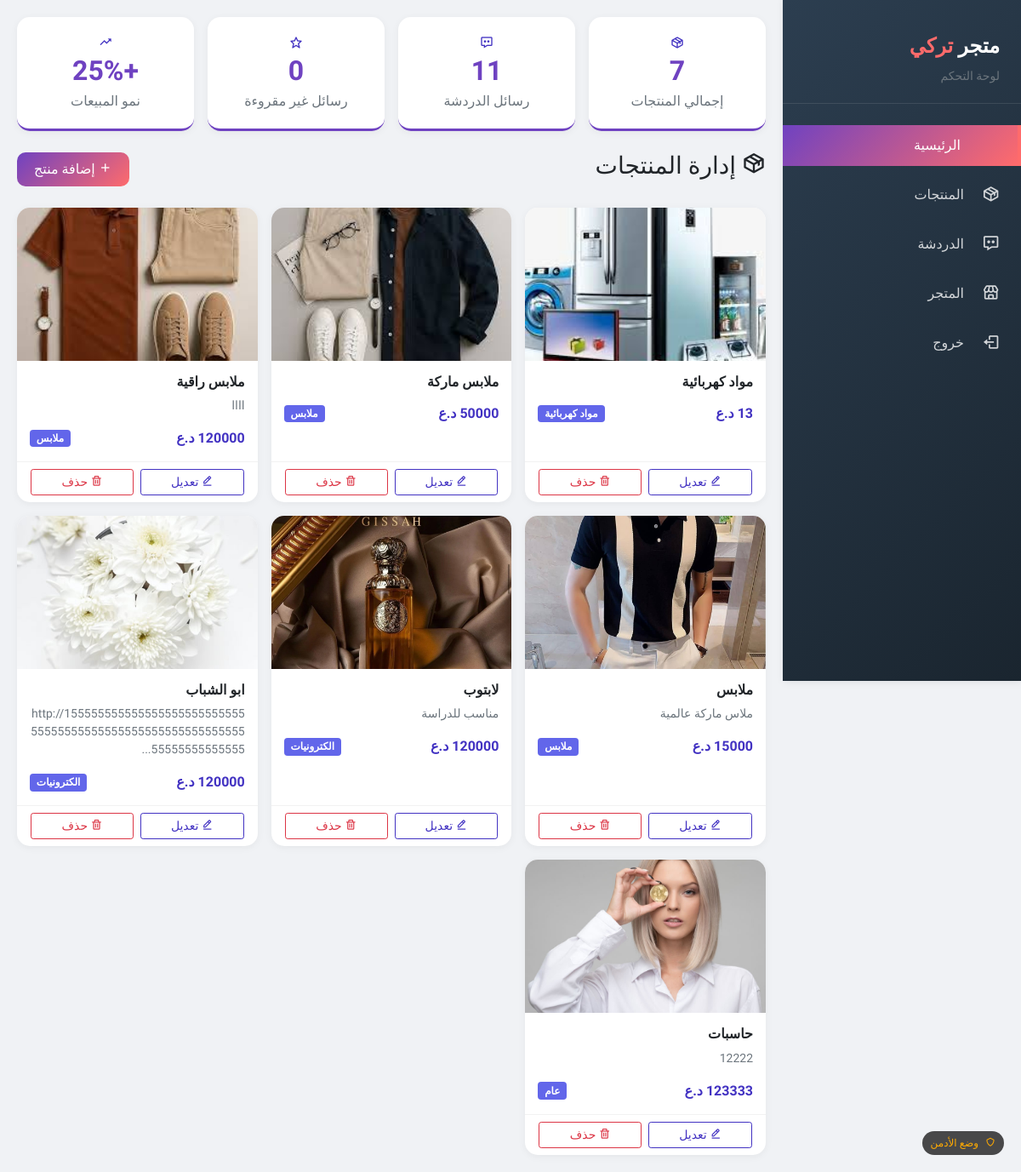
/admin (signed in), run on the app's committed database.
### tables this page shows
CREATE TABLE products (
            id INTEGER PRIMARY KEY AUTOINCREMENT,
            name TEXT NOT NULL,
            description TEXT,
            price REAL NOT NULL,
            image TEXT
        , category TEXT DEFAULT 'عام', old_price REAL DEFAULT 0);

### app.py (the view)
@app.route("/admin")
@admin_required
def admin_dashboard():
    conn = get_db()
    cursor = conn.cursor()
    cursor.execute("SELECT * FROM products ORDER BY id DESC")
    items = cursor.fetchall()
    cursor.execute("SELECT COUNT(*) as count FROM users")
    users_count = cursor.fetchone()
    cursor.execute("SELECT COUNT(*) as count FROM orders")
    orders_count = cursor.fetchone()
    conn.close()
    return render_template("admin_dashboard.html", products=items, users_count=users_count['count'], orders_count=orders_count['count'])

### app.py (called while the page is built)
def get_db():
    try:
        if USE_POSTGRES:
            database_url = os.environ.get('DATABASE_URL')
            conn = psycopg2.connect(database_url, sslmode='require')
            conn.cursor_factory = RealDictCursor
            return conn
        else:
            conn = sqlite3.connect(DB_PATH, timeout=30, check_same_thread=False)
            conn.row_factory = lambda cursor, row: {col[0]: row[i] for i, col in enumerate(cursor.description)}
            conn.execute("PRAGMA journal_mode=WAL")
            conn.execute("PRAGMA synchronous=NORMAL")
            return conn
    except Exception as e:
        print(f"❌ خطأ في الاتصال بقاعدة البيانات: {e}")
        raise

def admin_required(f):
    @wraps(f)
    def wrapper(*args, **kwargs):
        if not session.get("is_admin"):
            flash("الرجاء تسجيل الدخول كأدمن.", "warning")
            return redirect(url_for("admin_login"))
        return f(*args, **kwargs)
    return wrapper

### templates/admin_dashboard.html (shortened to what this page needs)
<!DOCTYPE html>
<html lang="ar" dir="rtl">
<head>
    <link rel="stylesheet" href="{{ url_for('static', filename='assets/css/bootstrap.min.css') }}">
    <link href="{{ url_for('static', filename='assets/css/boxicon.min.css') }}" rel="stylesheet">
</head>
<body>
<div class="sidebar" id="sidebar">
    <div class="logo">
        <h3>متجر <span>تركي</span></h3>
        <small class="text-muted">لوحة التحكم</small>
    </div>
    <div class="nav flex-column">
        <a class="nav-link active" href="{{ url_for('admin_dashboard') }}">
             الرئيسية
        </a>
        <a class="nav-link" href="#" onclick="showSection('products')">
            <i class='bx bx-package'></i> المنتجات
        </a>
        <a class="nav-link" href="#" onclick="showSection('chat')">
            <i class='bx bx-message-dots'></i> الدردشة
        </a>
        <a class="nav-link" href="{{ url_for('products') }}">
            <i class='bx bx-store'></i> المتجر
        </a>
        <a class="nav-link" href="{{ url_for('admin_logout') }}" onclick="return confirm('هل أنت متأكد من تسجيل الخروج؟')">
            <i class='bx bx-log-out'></i> خروج
        </a>
    </div>
</div>
<div class="main-content">
    <div class="row g-3 mb-4" id="statsSection">
        <div class="col-md-3">
            <div class="stat-card text-center">
                <i class='bx bx-package bx-lg text-primary'></i>
                <h3>{{ products|length }}</h3>
                <p class="text-muted mb-0">إجمالي المنتجات</p>
            </div>
        </div>
        <div class="col-md-3">
            <div class="stat-card text-center">
                <i class='bx bx-message-dots bx-lg text-primary'></i>
                <h3 id="totalMessages">0</h3>
                <p class="text-muted mb-0">رسائل الدردشة</p>
            </div>
        </div>
        <div class="col-md-3">
            <div class="stat-card text-center">
                <i class='bx bx-star bx-lg text-primary'></i>
                <h3 id="unreadMessages">0</h3>
                <p class="text-muted mb-0">رسائل غير مقروءة</p>
            </div>
        </div>
        <div class="col-md-3">
            <div class="stat-card text-center">
                <i class='bx bx-trending-up bx-lg text-primary'></i>
                <h3>+25%</h3>
                <p class="text-muted mb-0">نمو المبيعات</p>
            </div>
        </div>
    </div>
    <div id="productsSection">
        <div class="d-flex justify-content-between align-items-center mb-4">
            <h3><i class='bx bx-package'></i> إدارة المنتجات</h3>
            <a class="btn btn-primary-custom" href="{{ url_for('admin_add') }}">
                <i class='bx bx-plus'></i> إضافة منتج
            </a>
        </div>
        {% if products|length == 0 %}
            <div class="alert alert-info">لا توجد منتجات بعد. قم بإضافة منتج جديد!</div>
        {% else %}
            <div class="row g-3">
                {% for p in products %}
                <div class="col-12 col-md-6 col-lg-4">
                    <div class="product-card card">
                        {% if p.image %}
                        <img src="{{ url_for('static', filename='uploads/' ~ p.image) }}" class="card-img-top" alt="{{ p.name }}">
                        {% else %}
                        <div class="card-img-top bg-light d-flex align-items-center justify-content-center" style="height: 180px;">
                            <i class='bx bx-image' style="font-size: 48px; color: #ccc;"></i>
                        </div>
                        {% endif %}
                        <div class="card-body">
                            <h5 class="card-title">{{ p.name }}</h5>
                            <p class="card-text text-muted small">{{ p.description[:80] }}{% if p.description|length > 80 %}...{% endif %}</p>
                            <div class="d-flex justify-content-between align-items-center">
                                <span class="fw-bold text-primary">{{ '%.0f'|format(p.price) }} د.ع</span>
                                <span class="badge bg-secondary">{{ p.category or 'عام' }}</span>
                            </div>
                        </div>
                        <div class="card-footer bg-transparent d-flex gap-2">
                            <a class="btn btn-sm btn-outline-primary w-50" href="{{ url_for('admin_edit', pid=p.id) }}">
                                <i class='bx bx-edit-alt'></i> تعديل
                            </a>
                            <form method="POST" action="{{ url_for('admin_delete', pid=p.id) }}" class="w-50" onsubmit="return confirm('تأكيد حذف المنتج؟');">
                                <button class="btn btn-sm btn-outline-danger w-100">
                                    <i class='bx bx-trash'></i> حذف
                                </button>
                            </form>
                        </div>
                    </div>
                </div>
                {% endfor %}
            </div>
        {% endif %}
    </div>
</div>
<div class="admin-badge">
    <i class='bx bx-shield'></i> وضع الأدمن
</div>
</body>
</html>

### templates/admin_dashboard.html (style rules this page uses)
* { font-family: 'Cairo', sans-serif; }
body { background: #f0f2f5; padding: 0; margin: 0; }
.sidebar { position: fixed; top: 0; right: 0; width: 280px; height: 100vh; background: linear-gradient(135deg, #2c3e50 0%, #1a252f 100%); color: white; padding: 20px 0; transition: all 0.3s ease; z-index: 1000; box-shadow: 2px 0 10px rgba(0,0,0,0.1); }
.sidebar .logo { padding: 20px 25px; border-bottom: 1px solid rgba(255,255,255,0.1); margin-bottom: 20px; }
.sidebar .logo h3 { font-size: 1.5rem; font-weight: 700; }
.sidebar .logo h3 span { color: #ff6b6b; }
.sidebar .nav-link { color: rgba(255,255,255,0.8); padding: 12px 25px; margin: 5px 0; transition: all 0.3s ease; border-radius: 0; display: flex; align-items: center; gap: 12px; }
.sidebar .nav-link.active { background: linear-gradient(135deg, #6f42c1, #ff6b6b); color: white; border-right: 4px solid #ff6b6b; }
.sidebar .nav-link i { font-size: 1.3rem; width: 30px; }
.main-content { margin-right: 280px; padding: 20px; min-height: 100vh; }
.stat-card { background: white; border-radius: 15px; padding: 20px; box-shadow: 0 2px 10px rgba(0,0,0,0.05); transition: all 0.3s ease; border-bottom: 3px solid #6f42c1; }
.stat-card h3 { font-size: 2rem; font-weight: 700; color: #6f42c1; margin-bottom: 5px; }
.product-card { border: none; border-radius: 15px; overflow: hidden; transition: all 0.3s ease; box-shadow: 0 2px 10px rgba(0,0,0,0.05); height: 100%; }
.product-card .card-img-top { height: 180px; object-fit: cover; }
.product-card .card-body { padding: 15px; }
.product-card .card-title { font-size: 1rem; font-weight: 600; margin-bottom: 8px; }
.btn-primary-custom { background: linear-gradient(135deg, #6f42c1, #ff6b6b); border: none; border-radius: 10px; padding: 8px 20px; color: white; transition: all 0.3s ease; }
.product-card .card-footer { background: transparent; border-top: 1px solid rgba(0,0,0,0.05); }
.admin-badge { position: fixed; bottom: 20px; right: 20px; background: rgba(0,0,0,0.7); color: #ffaa00; padding: 5px 10px; border-radius: 20px; font-size: 12px; z-index: 999; }
.admin-badge i { margin-left: 5px; }

### data on the page
products: image (picture), name "مواد كهربائية", price "13", category "مواد كهربائية"
products: image (picture), name "ملابس ماركة", category "ملابس"
products: image (picture), name "ملابس راقية", description "اااا", price "120000", category "ملابس"
products: image (picture), name "ملابس", description "ملاس ماركة عالمية", category "ملابس"
products: image (picture), name "لابتوب", description "مناسب للدراسة", category "الكترونيات"
products: image (picture), name "ابو الشباب", description "http://1555555555555555555555555555555555555555555555555555555555555555555555555", price "120000", category "الكترونيات"
products: image (picture), name "حاسبات", description "12222", price "123333", category "عام"

### other printed values
{{ products|length }} "7"
